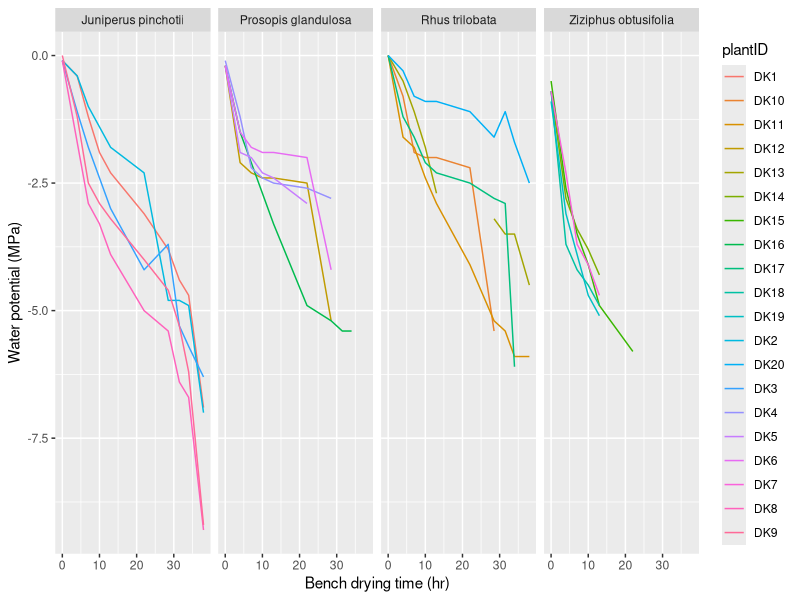

Reproduce this figure in R.
# read-data.R
# Dylan Schwilk 2023

library(readr)
library(dplyr)
library(tidyr)
library(ggplot2)

drydown <- read_csv("../data/shrub_drydown_test.csv")

drydown_long <- drydown %>% select(-note) %>%
  pivot_longer(cols=starts_with("hr_"), names_to="time",
               values_to="water_potential",
               names_pattern="hr_([0-9\\.]+)") %>%
  mutate(time = as.numeric(time), water_potential = -1*water_potential)


drydown_long %>%
  ggplot(aes(time, water_potential, color=plantID)) +
  facet_grid(. ~ species) +
  geom_line() +
  xlab("Bench drying time (hr)") + ylab("Water potential (MPa)")
